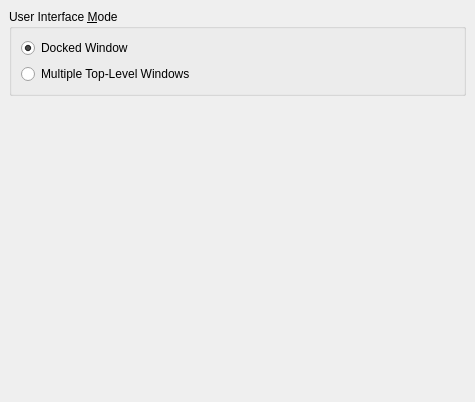
<ui version="4.0" >
 <class>UISettings</class>
 <widget class="QWidget" name="UISettings" >
  <property name="geometry" >
   <rect>
    <x>0</x>
    <y>0</y>
    <width>475</width>
    <height>402</height>
   </rect>
  </property>
  <property name="windowTitle" >
   <string>Form2</string>
  </property>
  <layout class="QVBoxLayout" >
   <property name="margin" >
    <number>9</number>
   </property>
   <property name="spacing" >
    <number>6</number>
   </property>
   <item>
    <widget class="QGroupBox" name="uimode" >
     <property name="title" >
      <string>User Interface &amp;Mode</string>
     </property>
     <property name="flat" >
      <bool>false</bool>
     </property>
     <property name="checkable" >
      <bool>false</bool>
     </property>
     <property name="checked" >
      <bool>false</bool>
     </property>
     <layout class="QVBoxLayout" >
      <property name="margin" >
       <number>9</number>
      </property>
      <property name="spacing" >
       <number>6</number>
      </property>
      <item>
       <widget class="QRadioButton" name="kcfg_docked" >
        <property name="text" >
         <string>Docked Window</string>
        </property>
        <property name="checked" >
         <bool>true</bool>
        </property>
       </widget>
      </item>
      <item>
       <widget class="QRadioButton" name="kcfg_toplevel" >
        <property name="text" >
         <string>Multiple Top-Level Windows</string>
        </property>
       </widget>
      </item>
     </layout>
    </widget>
   </item>
   <item>
    <spacer>
     <property name="orientation" >
      <enum>Qt::Vertical</enum>
     </property>
     <property name="sizeType" >
      <enum>QSizePolicy::Expanding</enum>
     </property>
     <property name="sizeHint" >
      <size>
       <width>20</width>
       <height>181</height>
      </size>
     </property>
    </spacer>
   </item>
  </layout>
 </widget>
 <layoutdefault spacing="6" margin="11" />
 <pixmapfunction>qPixmapFromMimeSource</pixmapfunction>
 <resources/>
 <connections/>
</ui>
